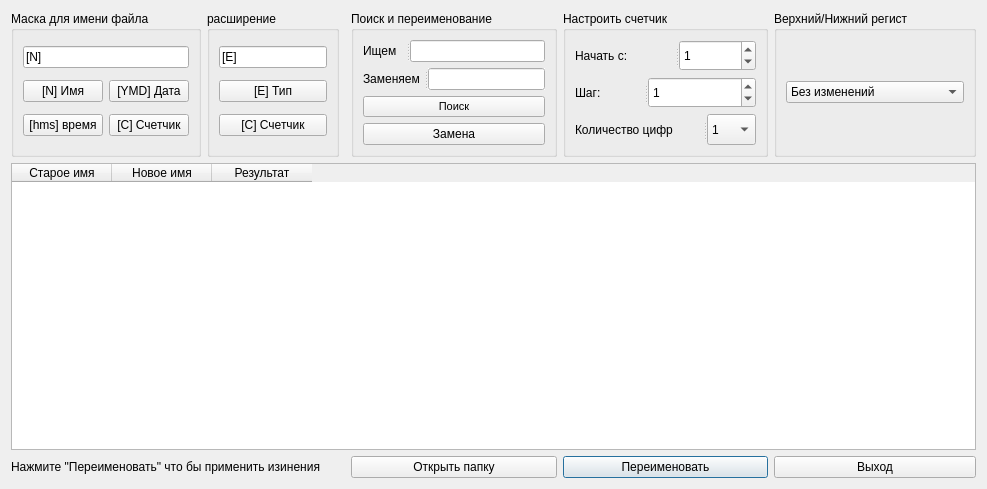
<?xml version="1.0" encoding="UTF-8"?>
<ui version="4.0">
 <class>Dialog</class>
 <widget class="QDialog" name="Dialog">
  <property name="geometry">
   <rect>
    <x>0</x>
    <y>0</y>
    <width>987</width>
    <height>489</height>
   </rect>
  </property>
  <property name="contextMenuPolicy">
   <enum>Qt::ActionsContextMenu</enum>
  </property>
  <property name="windowTitle">
   <string>ChangeTheFileName</string>
  </property>
  <property name="autoFillBackground">
   <bool>true</bool>
  </property>
  <property name="inputMethodHints">
   <set>Qt::ImhNone</set>
  </property>
  <property name="sizeGripEnabled">
   <bool>false</bool>
  </property>
  <layout class="QGridLayout" name="gridLayout">
   <item row="5" column="4">
    <widget class="QPushButton" name="pushButton_14">
     <property name="text">
      <string>Переименовать</string>
     </property>
    </widget>
   </item>
   <item row="5" column="5">
    <widget class="QPushButton" name="pushButton_6">
     <property name="text">
      <string>Выход</string>
     </property>
    </widget>
   </item>
   <item row="4" column="0" colspan="6">
    <widget class="QTableWidget" name="tableWidget">
     <column>
      <property name="text">
       <string>Старое имя</string>
      </property>
     </column>
     <column>
      <property name="text">
       <string>Новое имя</string>
      </property>
     </column>
     <column>
      <property name="text">
       <string>Результат</string>
      </property>
     </column>
    </widget>
   </item>
   <item row="5" column="0" colspan="2">
    <widget class="QLabel" name="label_4">
     <property name="text">
      <string>Нажмите &quot;Переименовать&quot; что бы применить изинения</string>
     </property>
    </widget>
   </item>
   <item row="5" column="3">
    <widget class="QPushButton" name="pushButton_2">
     <property name="text">
      <string>Открыть папку</string>
     </property>
    </widget>
   </item>
   <item row="2" column="0">
    <widget class="QGroupBox" name="groupBox">
     <property name="title">
      <string>Маска для имени файла</string>
     </property>
     <layout class="QGridLayout" name="gridLayout_2">
      <item row="1" column="0">
       <widget class="QPushButton" name="pushButton">
        <property name="text">
         <string>[N] Имя</string>
        </property>
       </widget>
      </item>
      <item row="1" column="1">
       <widget class="QPushButton" name="pushButton_3">
        <property name="text">
         <string>[YMD] Дата</string>
        </property>
       </widget>
      </item>
      <item row="2" column="1">
       <widget class="QPushButton" name="pushButton_5">
        <property name="text">
         <string>[C] Счетчик</string>
        </property>
       </widget>
      </item>
      <item row="2" column="0">
       <widget class="QPushButton" name="pushButton_4">
        <property name="text">
         <string>[hms] время</string>
        </property>
       </widget>
      </item>
      <item row="0" column="0" colspan="2">
       <widget class="QLineEdit" name="lineEdit_4">
        <property name="text">
         <string>[N]</string>
        </property>
       </widget>
      </item>
     </layout>
    </widget>
   </item>
   <item row="2" column="4">
    <widget class="QGroupBox" name="groupBox_4">
     <property name="title">
      <string>Настроить счетчик</string>
     </property>
     <layout class="QGridLayout" name="gridLayout_6">
      <item row="3" column="0">
       <widget class="QSplitter" name="splitter_3">
        <property name="orientation">
         <enum>Qt::Horizontal</enum>
        </property>
        <widget class="QLabel" name="label_3">
         <property name="text">
          <string>Количество цифр</string>
         </property>
        </widget>
        <widget class="QComboBox" name="comboBox_3">
         <item>
          <property name="text">
           <string>1</string>
          </property>
         </item>
         <item>
          <property name="text">
           <string>2</string>
          </property>
         </item>
         <item>
          <property name="text">
           <string>3</string>
          </property>
         </item>
         <item>
          <property name="text">
           <string>4</string>
          </property>
         </item>
        </widget>
       </widget>
      </item>
      <item row="0" column="0">
       <widget class="QSplitter" name="splitter">
        <property name="orientation">
         <enum>Qt::Horizontal</enum>
        </property>
        <widget class="QLabel" name="label">
         <property name="text">
          <string>Начать с:</string>
         </property>
        </widget>
        <widget class="QSpinBox" name="spinBox">
         <property name="value">
          <number>1</number>
         </property>
        </widget>
       </widget>
      </item>
      <item row="1" column="0">
       <widget class="QSplitter" name="splitter_2">
        <property name="orientation">
         <enum>Qt::Horizontal</enum>
        </property>
        <widget class="QLabel" name="label_2">
         <property name="text">
          <string>Шаг:</string>
         </property>
        </widget>
        <widget class="QSpinBox" name="spinBox_2">
         <property name="value">
          <number>1</number>
         </property>
        </widget>
       </widget>
      </item>
     </layout>
    </widget>
   </item>
   <item row="2" column="1">
    <widget class="QGroupBox" name="groupBox_2">
     <property name="title">
      <string>расширение</string>
     </property>
     <layout class="QGridLayout" name="gridLayout_3">
      <item row="1" column="0" colspan="2">
       <widget class="QPushButton" name="pushButton_11">
        <property name="text">
         <string>[E] Тип</string>
        </property>
       </widget>
      </item>
      <item row="2" column="0" colspan="2">
       <widget class="QPushButton" name="pushButton_13">
        <property name="text">
         <string>[C] Счетчик</string>
        </property>
       </widget>
      </item>
      <item row="0" column="0" colspan="2">
       <widget class="QLineEdit" name="lineEdit">
        <property name="text">
         <string>[E]</string>
        </property>
       </widget>
      </item>
     </layout>
    </widget>
   </item>
   <item row="2" column="5">
    <widget class="QGroupBox" name="groupBox_5">
     <property name="title">
      <string>Верхний/Нижний регист</string>
     </property>
     <layout class="QGridLayout" name="gridLayout_4">
      <item row="0" column="0">
       <widget class="QComboBox" name="comboBox_2">
        <item>
         <property name="text">
          <string>Без изменений</string>
         </property>
        </item>
        <item>
         <property name="text">
          <string>все строчные</string>
         </property>
        </item>
        <item>
         <property name="text">
          <string>ВСЕ ЗАГЛАВНЫЕ</string>
         </property>
        </item>
        <item>
         <property name="text">
          <string>Первая буква заглавная</string>
         </property>
        </item>
        <item>
         <property name="text">
          <string>Начало Слов С Заглавной</string>
         </property>
        </item>
       </widget>
      </item>
     </layout>
    </widget>
   </item>
   <item row="2" column="3">
    <widget class="QGroupBox" name="groupBox_3">
     <property name="title">
      <string>Поиск и переименование</string>
     </property>
     <layout class="QGridLayout" name="gridLayout_5">
      <item row="2" column="0">
       <widget class="QPushButton" name="pushButton_10">
        <property name="font">
         <font>
          <pointsize>8</pointsize>
         </font>
        </property>
        <property name="text">
         <string>Поиск</string>
        </property>
       </widget>
      </item>
      <item row="1" column="0">
       <widget class="QSplitter" name="splitter_5">
        <property name="orientation">
         <enum>Qt::Horizontal</enum>
        </property>
        <widget class="QLabel" name="label_6">
         <property name="text">
          <string>Заменяем</string>
         </property>
        </widget>
        <widget class="QLineEdit" name="lineEdit_3">
         <property name="mouseTracking">
          <bool>true</bool>
         </property>
         <property name="acceptDrops">
          <bool>true</bool>
         </property>
         <property name="autoFillBackground">
          <bool>true</bool>
         </property>
        </widget>
       </widget>
      </item>
      <item row="0" column="0">
       <widget class="QSplitter" name="splitter_4">
        <property name="orientation">
         <enum>Qt::Horizontal</enum>
        </property>
        <widget class="QLabel" name="label_5">
         <property name="text">
          <string>Ищем</string>
         </property>
        </widget>
        <widget class="QLineEdit" name="lineEdit_2">
         <property name="dragEnabled">
          <bool>false</bool>
         </property>
         <property name="clearButtonEnabled">
          <bool>false</bool>
         </property>
        </widget>
       </widget>
      </item>
      <item row="3" column="0">
       <widget class="QPushButton" name="pushButton_15">
        <property name="text">
         <string>Замена</string>
        </property>
       </widget>
      </item>
     </layout>
    </widget>
   </item>
  </layout>
 </widget>
 <resources/>
 <connections/>
</ui>
